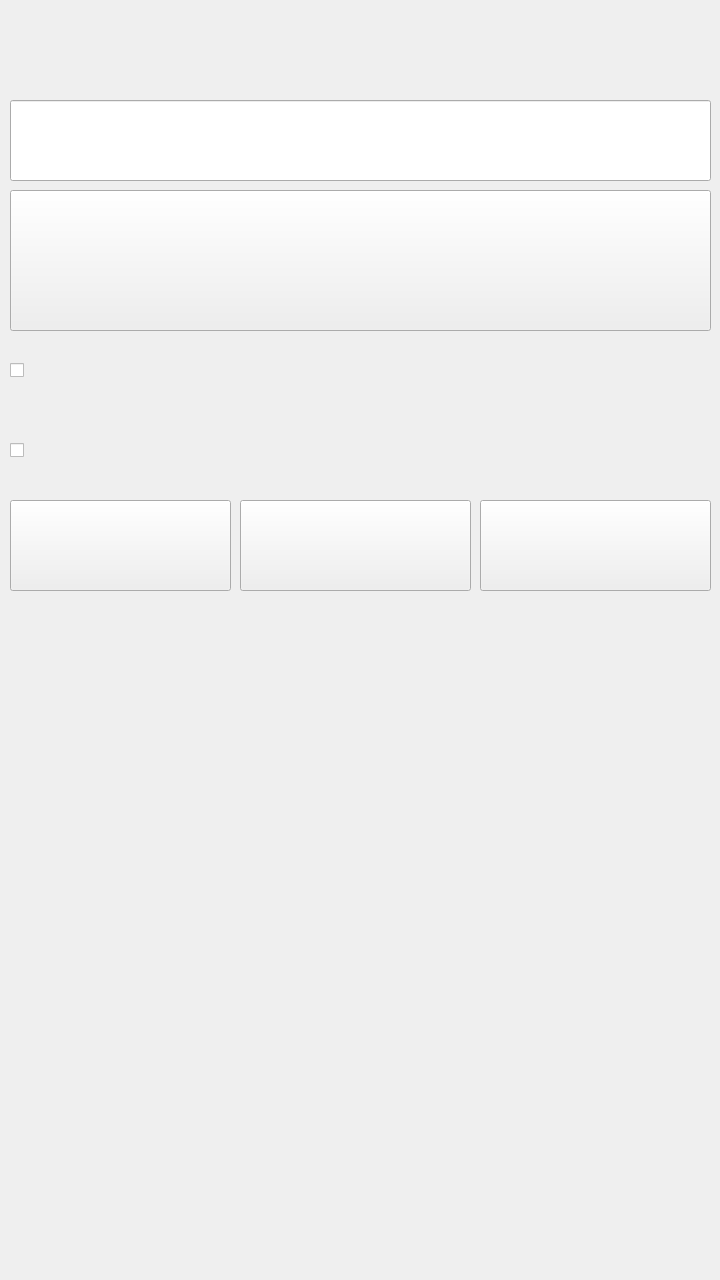
<?xml version="1.0" encoding="UTF-8"?>
<ui version="4.0">
 <class>AndroidOptions</class>
 <widget class="QWidget" name="AndroidOptions">
  <property name="geometry">
   <rect>
    <x>0</x>
    <y>0</y>
    <width>720</width>
    <height>1280</height>
   </rect>
  </property>
  <property name="windowTitle">
   <string/>
  </property>
  <widget class="QPushButton" name="pushButtonOk">
   <property name="geometry">
    <rect>
     <x>10</x>
     <y>500</y>
     <width>221</width>
     <height>91</height>
    </rect>
   </property>
   <property name="text">
    <string/>
   </property>
  </widget>
  <widget class="QPushButton" name="pushButtonApply">
   <property name="geometry">
    <rect>
     <x>240</x>
     <y>500</y>
     <width>231</width>
     <height>91</height>
    </rect>
   </property>
   <property name="text">
    <string/>
   </property>
  </widget>
  <widget class="QPushButton" name="pushButtonCancel">
   <property name="geometry">
    <rect>
     <x>480</x>
     <y>500</y>
     <width>231</width>
     <height>91</height>
    </rect>
   </property>
   <property name="text">
    <string/>
   </property>
  </widget>
  <widget class="QLabel" name="labelMusicSaveDir">
   <property name="geometry">
    <rect>
     <x>10</x>
     <y>10</y>
     <width>701</width>
     <height>71</height>
    </rect>
   </property>
   <property name="font">
    <font>
     <family>ADMUI3Lg</family>
     <pointsize>9</pointsize>
     <weight>50</weight>
     <bold>false</bold>
    </font>
   </property>
   <property name="text">
    <string/>
   </property>
  </widget>
  <widget class="QLineEdit" name="lineEditMusicSaveDir">
   <property name="geometry">
    <rect>
     <x>10</x>
     <y>100</y>
     <width>701</width>
     <height>81</height>
    </rect>
   </property>
   <property name="focusPolicy">
    <enum>Qt::NoFocus</enum>
   </property>
   <property name="frame">
    <bool>true</bool>
   </property>
   <property name="readOnly">
    <bool>true</bool>
   </property>
  </widget>
  <widget class="QCheckBox" name="checkBoxAutoDownload">
   <property name="geometry">
    <rect>
     <x>10</x>
     <y>420</y>
     <width>701</width>
     <height>61</height>
    </rect>
   </property>
   <property name="text">
    <string/>
   </property>
  </widget>
  <widget class="QCheckBox" name="checkBoxAutoHide">
   <property name="geometry">
    <rect>
     <x>10</x>
     <y>340</y>
     <width>701</width>
     <height>61</height>
    </rect>
   </property>
   <property name="text">
    <string/>
   </property>
  </widget>
  <widget class="QPushButton" name="pushButtonOkSelect">
   <property name="geometry">
    <rect>
     <x>10</x>
     <y>190</y>
     <width>701</width>
     <height>141</height>
    </rect>
   </property>
   <property name="text">
    <string/>
   </property>
  </widget>
 </widget>
 <resources/>
 <connections/>
</ui>
